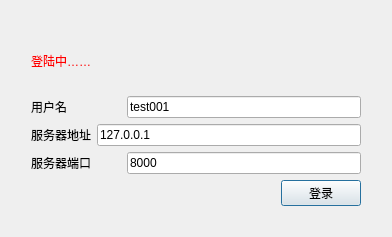
<?xml version="1.0" encoding="UTF-8"?>
<ui version="4.0">
 <class>login</class>
 <widget class="QDialog" name="login">
  <property name="geometry">
   <rect>
    <x>0</x>
    <y>0</y>
    <width>392</width>
    <height>237</height>
   </rect>
  </property>
  <property name="windowTitle">
   <string>login</string>
  </property>
  <layout class="QVBoxLayout" name="verticalLayout_2">
   <item>
    <layout class="QVBoxLayout" name="verticalLayout">
     <property name="leftMargin">
      <number>20</number>
     </property>
     <property name="topMargin">
      <number>20</number>
     </property>
     <property name="rightMargin">
      <number>20</number>
     </property>
     <property name="bottomMargin">
      <number>20</number>
     </property>
     <item>
      <widget class="QLabel" name="labelTips">
       <property name="styleSheet">
        <string notr="true">color:rgb(255, 0, 0)</string>
       </property>
       <property name="text">
        <string>登陆中……</string>
       </property>
      </widget>
     </item>
     <item>
      <layout class="QHBoxLayout" name="horizontalLayout">
       <item>
        <widget class="QLabel" name="label">
         <property name="minimumSize">
          <size>
           <width>90</width>
           <height>0</height>
          </size>
         </property>
         <property name="text">
          <string>用户名</string>
         </property>
        </widget>
       </item>
       <item>
        <widget class="QLineEdit" name="lineEditUserName">
         <property name="text">
          <string>test001</string>
         </property>
         <property name="maxLength">
          <number>16</number>
         </property>
         <property name="frame">
          <bool>true</bool>
         </property>
         <property name="placeholderText">
          <string>长度为6~16</string>
         </property>
        </widget>
       </item>
      </layout>
     </item>
     <item>
      <layout class="QHBoxLayout" name="horizontalLayout_2">
       <item>
        <widget class="QLabel" name="label_2">
         <property name="text">
          <string>服务器地址</string>
         </property>
        </widget>
       </item>
       <item>
        <widget class="QLineEdit" name="lineEditAddress">
         <property name="text">
          <string>127.0.0.1</string>
         </property>
         <property name="maxLength">
          <number>15</number>
         </property>
         <property name="placeholderText">
          <string>000.000.000.000</string>
         </property>
        </widget>
       </item>
      </layout>
     </item>
     <item>
      <layout class="QHBoxLayout" name="horizontalLayout_3">
       <item>
        <widget class="QLabel" name="label_3">
         <property name="minimumSize">
          <size>
           <width>90</width>
           <height>0</height>
          </size>
         </property>
         <property name="text">
          <string>服务器端口</string>
         </property>
        </widget>
       </item>
       <item>
        <widget class="QLineEdit" name="lineEditPort">
         <property name="text">
          <string>8000</string>
         </property>
         <property name="maxLength">
          <number>5</number>
         </property>
        </widget>
       </item>
      </layout>
     </item>
     <item>
      <layout class="QHBoxLayout" name="horizontalLayout_4">
       <item>
        <spacer name="horizontalSpacer">
         <property name="orientation">
          <enum>Qt::Horizontal</enum>
         </property>
         <property name="sizeHint" stdset="0">
          <size>
           <width>40</width>
           <height>20</height>
          </size>
         </property>
        </spacer>
       </item>
       <item>
        <widget class="QPushButton" name="btnLogin">
         <property name="text">
          <string>登录</string>
         </property>
        </widget>
       </item>
      </layout>
     </item>
    </layout>
   </item>
  </layout>
 </widget>
 <layoutdefault spacing="6" margin="11"/>
 <resources/>
 <connections/>
</ui>
